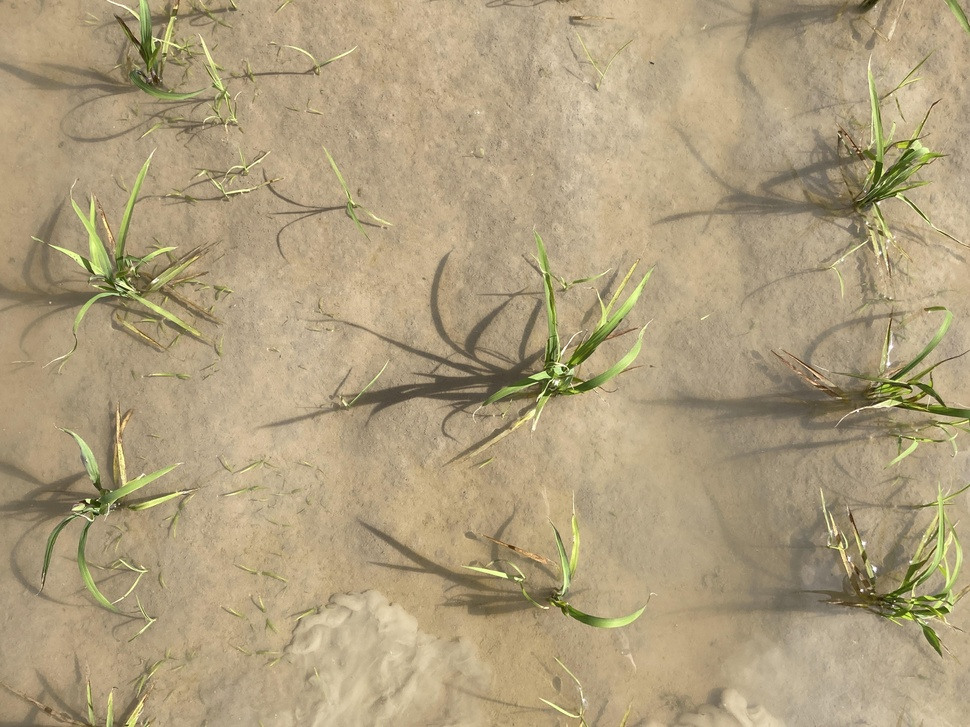
#> input picture CropLabelling.v3i.coco-segmentation/images/IMG_3638_JPG_jpg.rf.de5974c2185d7648ae20fc520b953bcf.jpg, 970 x 727 px, shrunk from 4032 x 3024 before the run; its folder holds only this picture in this run
$ python YCrCb_image.py
#> lines starting #> are read from the running program, lines starting #| are printed output that depends on the picture; after the words box and inside, x2 and y2 are one past the last pixel; in counts of white or black regions, pixels touching at a corner belong together
import cv2
import os
import numpy as np

input_dir = "images"

output_dir_ycrcb = "green_YCrCb"

output_dir_mask = "green_MSK_YCrCb"

if not os.path.exists(output_dir_ycrcb):
    os.makedirs(output_dir_ycrcb)

if not os.path.exists(output_dir_mask):
    os.makedirs(output_dir_mask)

for filename in os.listdir(input_dir):
    img = cv2.imread(os.path.join(input_dir, filename))
#> img is the input picture: shape (727, 970, 3); mean B, G, R 125.5, 158.6, 175

    ycrcb = cv2.cvtColor(img, cv2.COLOR_BGR2YCR_CB)
#> ycrcb: shape (727, 970, 3); mean of channels 0, 1, 2 159.7, 138.9, 108.6

    lower_green = np.array([0, 90, 0])
    upper_green = np.array([255, 150, 255])

    mask = cv2.inRange(ycrcb, lower_green, upper_green)
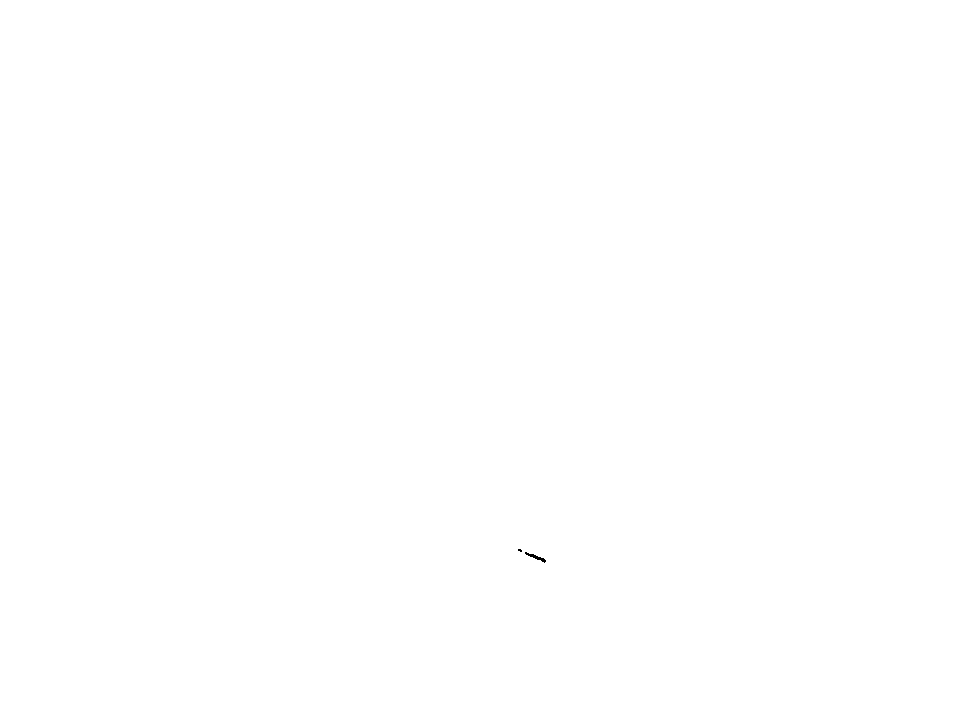
#> mask: shape (727, 970); 100% white; black in thin lines or dots, all inside (x1, y1, x2, y2) = (518, 549, 546, 563)
    result = cv2.bitwise_and(img, img, mask=mask)
    cv2.imwrite(os.path.join(output_dir_ycrcb, "green_YCrCb_" + filename), result)

    mask_binary = np.zeros_like(mask)
    mask_binary[mask == 255] = 3
    cv2.imwrite(os.path.join(output_dir_mask, "green_MSK_YCrCb" + filename), mask_binary)
